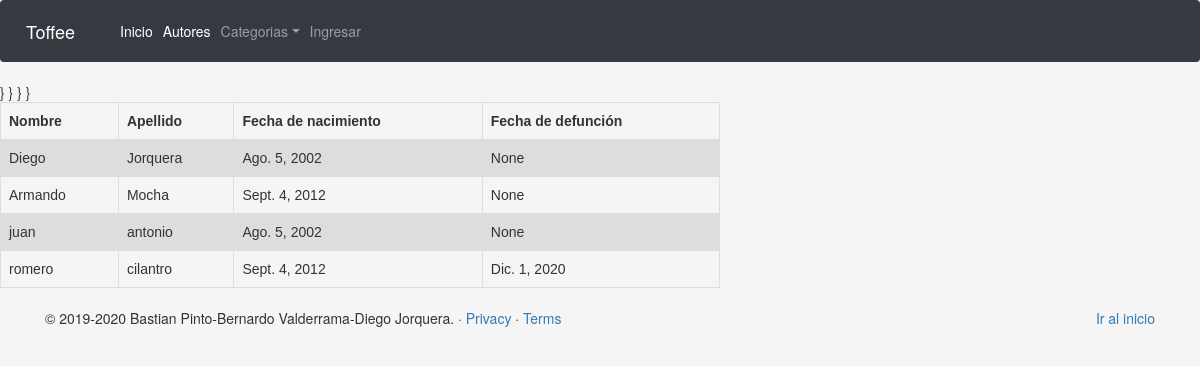
The app's page /web/autores/ with its own data.
### web/models.py (models this page shows, shortened)
class Autor(models.Model):
	pnombre = models.CharField('Nombre', max_length=100)
	papellido = models.CharField('Apellido', max_length=100)
	fechanac = models.DateField('Fecha de nacimiento', null=True, blank=True)
	fechamuerte = models.DateField('Fecha de defuncion', null=True, blank=True)
	class Meta:
		ordering = ['papellido', 'pnombre']

### web/views.py (the view)
# urls.py: path('autores/', views.AutorListView.as_view(), name='autores'),
class AutorListView(generic.ListView):
    model = Autor
    template_name = 'templates/web/autor_list.html'
    queryset = Autor.objects.all()
    paginate_by = 10

### web/templates/web/autor_list.html (shortened to what this page needs)
{% extends "base_generic.html" %}
{% block content %}
{% load static %}
{% if autor_list %}
    <div style="width: 60%;">
        <table>
                <tr>
                    <th>Nombre</th>
                    <th>Apellido</th>
                    <th>Fecha de nacimiento</th>
                    <th>Fecha de defunción</th>
                </tr>
                {% for autor in autor_list %}
                        <tr>
                            {% if user.is_authenticated %}
                            <td><a href="{{autor.get_absolute_url}}">{{ autor.pnombre }}</a></td>
                            {% else %}}
                            <td>{{ autor.pnombre }}</td>
                            {% endif %}
                            <td>{{ autor.papellido }}</td>
                            <td>{{ autor.fechanac }}</td>
                            <td>{{ autor.fechamuerte }}</td>
                        </tr>
                {% endfor %}
        </table>
        <br>
    </div>
    {% else %}
        <p>No hay autores ingresados</p>
    {% endif %}
{% endblock %}

### web/templates/base_generic.html (shortened to what this page needs)
<!DOCTYPE html>
<html lang="en">
  <head>
    {% load static %}
    <link rel="stylesheet" href="https://stackpath.bootstrapcdn.com/bootstrap/4.5.2/css/bootstrap.min.css">
    <link rel="stylesheet" href="https://maxcdn.bootstrapcdn.com/bootstrap/3.3.7/css/bootstrap.min.css">
    <link rel="stylesheet" href="{% static 'css/estilos.css' %}">
  </head>
  <body>
    <div>
      <nav class="navbar navbar-expand-md navbar-dark text-white bg-dark">
        <a class="navbar-brand" href="#">Toffee</a>
        <div class="collapse navbar-collapse" id="">
          <ul class="navbar-nav mr-auto">
            <li class="nav-item active">
              <a class="nav-link" href="{% url 'index' %}">Inicio</a>
            </li>
            <li class="nav-item active">
              <a  class="nav-link" href="{% url 'autores' %}">Autores</a>
            </li>
            <li class="nav-item dropdown">
              <a class="nav-link dropdown-toggle" href="" id="dropdown01" data-toggle="dropdown" aria-haspopup="true">Categorias</a>
            </li>
            {% if user.is_authenticated  %}
            <li  class="log">
              <a class="nav-link " href="{% url 'logout' %}"> Cerrar sesión </a>  </li>
            {% else %}
            <li  class="log">
              <a class="nav-link " href="{% url 'login' %}"> Ingresar </a>  </li>
            {% endif %}
          </ul>
    </nav>
    </div>
    {% block content %} {% endblock %}
    <footer class="container">
      <p class="float-right"><a href="#">Ir al inicio</a></p>
      <p>&copy; 2019-2020 Bastian Pinto-Bernardo Valderrama-Diego Jorquera. &middot; <a href="#">Privacy</a> &middot; <a href="#">Terms</a></p>
    </footer>
  </body>
</html>

### web/static/css/estilos.css (style rules this page uses)
.log { float: right; }
body { background-color: rgb(245, 245, 245); }

### web/templates/web/autor_list.html (style rules this page uses)
table { font-family: arial, sans-serif; border-collapse: collapse; width: 100%; font-size: 14px; }
td, th { border: 1px solid #dddddd; text-align: left; padding: 8px; }
tr:nth-child(even) { background-color: #dddddd; }

### records on screen
Autor: pnombre "Diego", papellido "Jorquera", fechanac "Ago. 5, 2002", fechamuerte "None"
Autor: pnombre "Armando", papellido "Mocha", fechanac "Sept. 4, 2012", fechamuerte "None"
Autor: pnombre "juan", papellido "antonio", fechanac "Ago. 5, 2002", fechamuerte "None"
Autor: pnombre "romero", papellido "cilantro", fechanac "Sept. 4, 2012", fechamuerte "Dic. 1, 2020"
